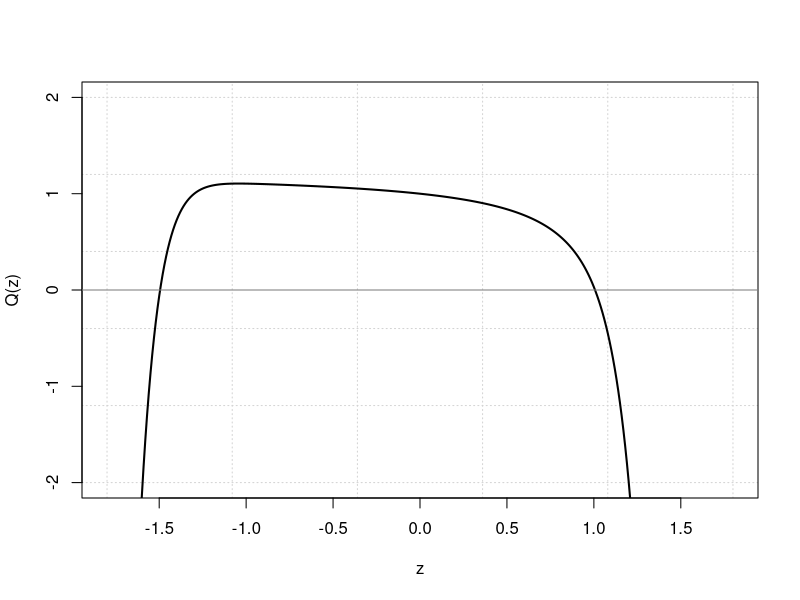
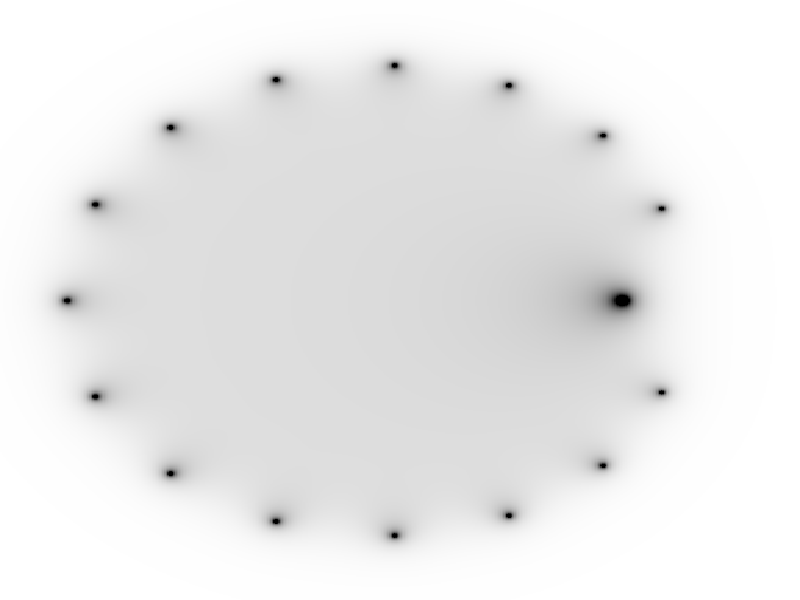

Here is the R script that generated these plots, in order:
d = 17
p = .05
h = 0.15

#Q = function(z) 1-h-p*z*(1-h-(q*z)^d)/(1-q*z)
Q = function(z) 1-p*z-(p*z*(1-h)+h)*((1-p)*z-(1-h)^(d-1)*((1-p)*z)^d)/(1-(1-h)*(1-p)*z)
pdf("Q.pdf", width=5, height=5)
z = seq(-1.8, 1.8, 0.01)
plot(z, Q(z), type="l", ylim=c(-2,2), lwd=2, plot.first=grid())
abline(h=0, col="grey50")
dev.off()

mat = matrix(NA, nrow=512, ncol=512)
for (x in 1:512) {
for (y in 1:512) {
   z = 1.8 * (x-256) / 256 + (0+1i) * 1.8 * (y-256) / 256
   mat[x,y] = Mod(1/Q(z))
}
}

bw = colorRampPalette(c("white", "black"))(1024)
mat[mat > 7] = 7

png("singSdel.png", width=512, height=512)
par(mar=c(0,0,0,0))
image(mat, col=bw, bty="n", xaxt="n", yaxt="n")
dev.off()
